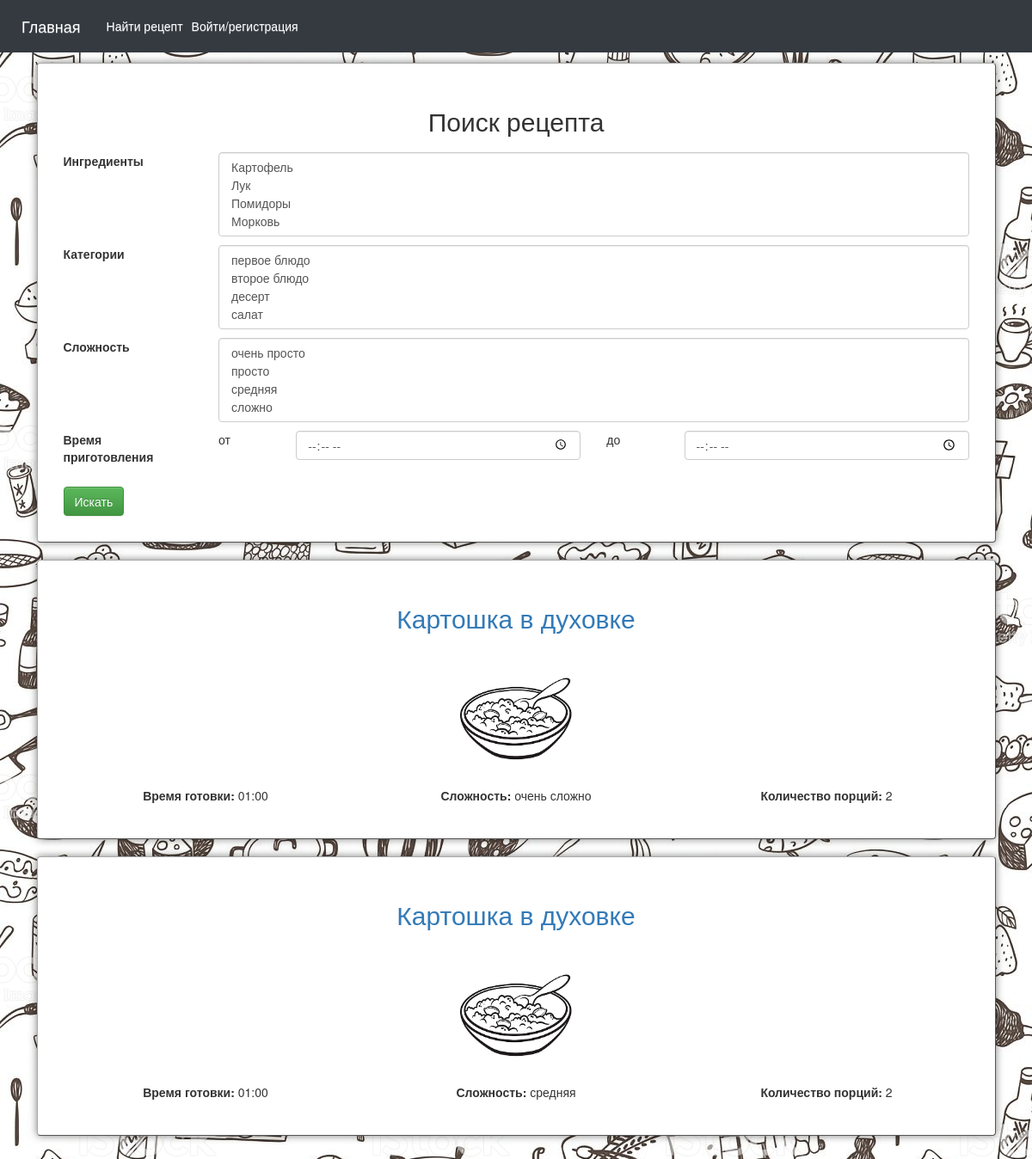
The page /recipes/search_for_recipes on the database as committed earlier.
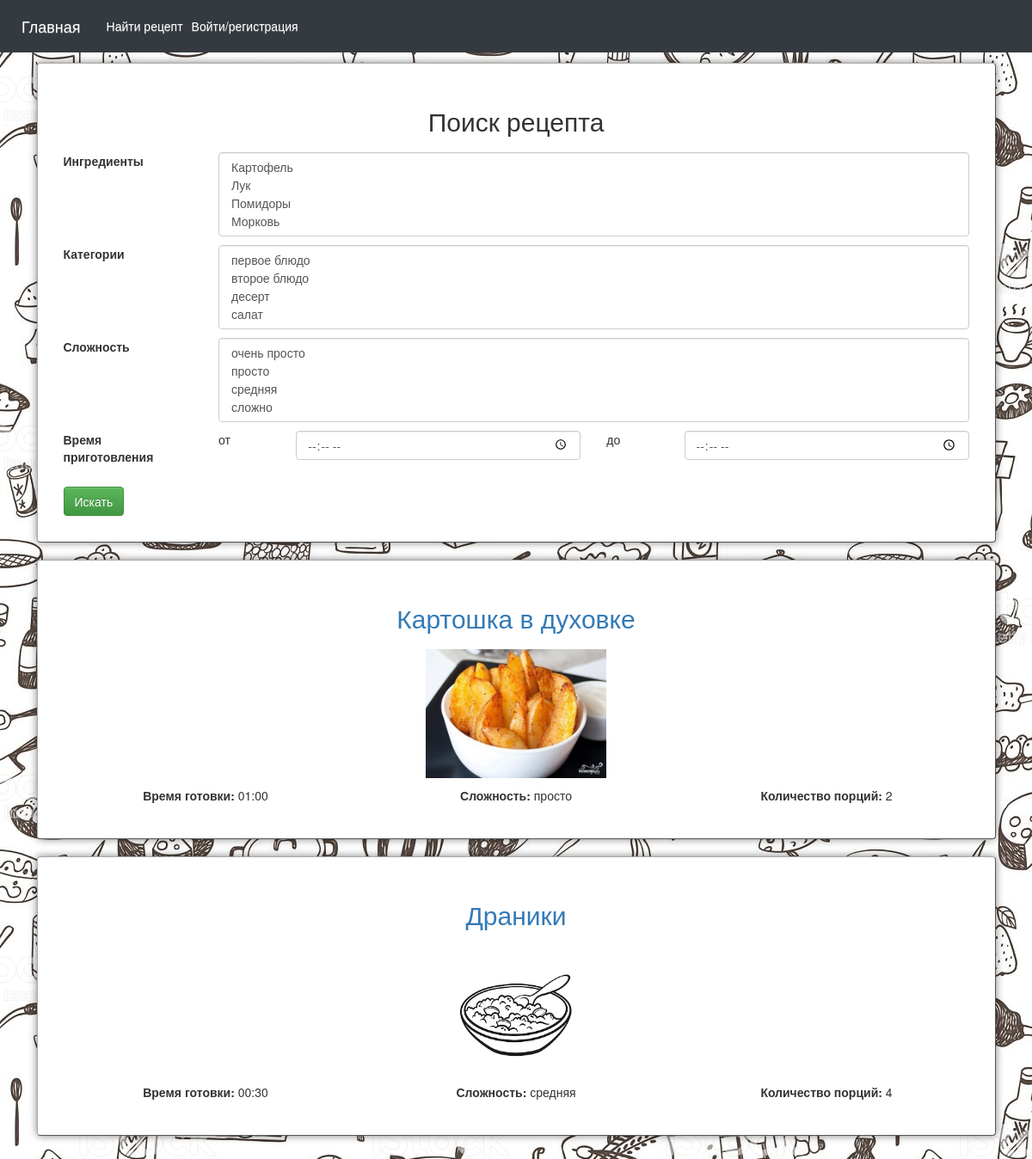
The same page on the database as committed later.
### db_models.py (models this page shows)
class BaseModel(Model):
    class Meta:
        database = db

class Recipes(BaseModel):
    name = TextField()
    create_datetime = DateTimeField(default=dt.now)
    users = ForeignKeyField(Users, backref='user')
    cooking_time = TimeField()
    complexity = ForeignKeyField(Directory, backref='complexity')
    description = TextField()
    number_of_servings = IntegerField()

class Files(BaseModel):
    file_name = TextField()
    users = ForeignKeyField(Users, backref='user', null=True)
    recipes = ForeignKeyField(Recipes, backref='recipe', null=True)
    type_file = CharField()
    size_file = FloatField(null=True)
    creat_datetime = DateTimeField(default=dt.now)

### routes.py (the view)
    def response_wrap(*args, **kwargs):
        res = foo(*args, **kwargs)
        return res if res else render_template_my('errors/page_404.html')

### py_files/recipes.py (called while the page is built)
    def show_search_page(self):
        data = {
            'ingredients': Ingredients.select(),
            'complexity': Tools.get_complexity(),
            'category': Tools.get_category(),
            'recipes': self.get_recipes_list()
        }
        return render_template_my('recipes/search_for_recipes.html', data=data)

### py_files/render_template.py (called while the page is built)
def render_template_my(template, **kwargs):
    kwargs['user_id'] = session.get('user_id', None)
    return render_template(template, **kwargs)

### py_files/tools.py (called while the page is built)
    @staticmethod
    def get_complexity():
        return Directory.select().join(NameDirectory) \
                        .where((NameDirectory.tech_name == 'complexity') | (Directory.is_published is True)).dicts()

    @staticmethod
    def get_category():
        return Directory.select().join(NameDirectory) \
                        .where((NameDirectory.tech_name == 'category') | (Directory.is_published is True)).dicts()

### routes.py (called while the page is built)
def check_response(foo):
    def response_wrap(*args, **kwargs):
        res = foo(*args, **kwargs)
        return res if res else render_template_my('errors/page_404.html')
    return response_wrap

def get_param(commands, index):
    try:
        return commands[index]
    except:
        return None

@blueprint.route('/<path:command>', methods=['GET', 'POST', 'PUT', 'DELETE'])
@check_response
def routes(command):
    try:
        command = command.split("/")
        route = get_param(command, 0)
        param1 = get_param(command, 1)
        param2 = get_param(command, 2)
        if route == 'recipes':
            return Recipes_().view(param1)
        if route == 'user':
            return User().view(param1)
        else:
            return render_template_my('errors/page_404.html')
    except Exception as ex:
        print(ex)

### app/templates/recipes/search_for_recipes.html (shortened to what this page needs)
{% extends "base.html" %}
{% block body %}
    <div class="panel panel-frames">
        <div class="panel-margin">
            <div class="row">
                <div class="col-xs-12 col-md-12 col-lg-12" style="text-align: center; margin-bottom: 10px;">
                    <h2>Поиск рецепта</h2>
                </div>
            </div>
            <form id="searchRecipesForm">
                <div class="row" style="margin-bottom: 10px;">
                    <label for="ingredients" class="col-xs-12 col-md-2 col-lg-2">Ингредиенты</label>
                    <div class="col-xs-12 col-md-10 col-lg-10">
                        <select id="ingredients" class="selectpicker-ingredients form-control" data-live-search="true" multiple>
                            {% for ingredient in data.ingredients %}
                                <option value="{{ ingredient.id }}">{{ ingredient.name }}</option>
                            {% endfor %}
                        </select>
                    </div>
                </div>
                <div class="row" style="margin-bottom: 10px;">
                    <label for="categories" class="col-xs-12 col-md-2 col-lg-2">Категории</label>
                    <div class="col-xs-12 col-md-10 col-lg-10">
                        <select id="categories" class="selectpicker-categories form-control" data-live-search="true" multiple>
                            {% for category in data.category %}
                                <option value="{{ category.id }}">{{ category.ru_name }}</option>
                            {% endfor %}
                        </select>
                    </div>
                </div>
                <div class="row" style="margin-bottom: 10px;">
                    <label for="complexity" class="col-xs-12 col-md-2 col-lg-2">Сложность</label>
                    <div class="col-xs-12 col-md-10 col-lg-10">
                        <select id="complexity" class="selectpicker-complexity form-control" data-live-search="true" multiple>
                            {% for complexity in data.complexity %}
                                <option value="{{ complexity.id }}">{{ complexity.ru_name }}</option>
                            {% endfor %}
                        </select>
                    </div>
                </div>
                <div class="row" style="margin-bottom: 10px;">
                    <label for="complexity" class="col-xs-12 col-md-2 col-lg-2">Время приготовления</label>
                    <div class="col-xs-12 col-md-1 col-lg-1">
                        от
                    </div>
                    <div class="col-xs-12 col-md-4 col-lg-4">
                        <input type="time" class="form-control" name="from_time">
                    </div>
                    <div class="col-xs-12 col-md-1 col-lg-1">
                        до
                    </div>
                    <div class="col-xs-12 col-md-4 col-lg-4">
                        <input type="time" class="form-control" name="to_time">
                    </div>
                </div>
                <div class="row">
                    <div class="col-xs-12 col-md-12 col-lg-12" style="margin-top: 10px;">
                        <button class="btn btn-success" type="button" id="searchRecipesBtn" onClick="searchRecipes()">
                            Искать
                        </button>
                    </div>
                </div>
            </form>
        </div>
    </div>
    <div id="recipesList">
    {% include 'recipes/recipes_list_for_search.html' %}
    </div>
{% endblock %}

### app/templates/base.html (shortened to what this page needs)
<!DOCTYPE html>
<html lang="ru">
<head>
    <link rel="stylesheet" href="https://stackpath.bootstrapcdn.com/bootstrap/4.4.1/css/bootstrap.min.css"
>
    <link rel="stylesheet" href="https://maxcdn.bootstrapcdn.com/bootstrap/3.3.7/css/bootstrap.min.css"
>
    <link rel="stylesheet" href="https://maxcdn.bootstrapcdn.com/bootstrap/3.3.7/css/bootstrap-theme.min.css"
>
    <link rel="stylesheet"
          href="https://cdn.jsdelivr.net/npm/bootstrap-select@1.13.9/dist/css/bootstrap-select.min.css">
    <link rel="stylesheet" href="https://jqueryvalidation.org/files/demo/site-demos.css">
    <link rel="stylesheet" href="{{ url_for('static', filename='build/font-awesome/css/font-awesome.min.css') }}"/>
    <link rel="stylesheet" href="{{ url_for('static', filename='css/main.css') }}">
</head>
<body background="{{ url_for('static', filename='images/base.jpg') }}">
<nav class="navbar navbar-fixed-top navbar-expand-lg navbar-dark bg-dark">
    <a class="navbar-brand" href="../">Главная</a>
    <div class="collapse navbar-collapse" id="navbarSupportedContent">
        <ul class="navbar-nav mr-auto">
            <li class="nav-item active">
                <a class="nav-link" href="/recipes/search_for_recipes">Найти рецепт</a>
            </li>
            {% if not user_id %}
                <li class="nav-item active">
                    <a class="nav-link" href="/user/login">Войти/регистрация</a>
                </li>
            {% endif %}
        </ul>
    </div>
</nav>
<div class="container" style="padding: 1.25rem 1.25rem; margin-top: 60px;">
    {% block body %}{% endblock %}
</div>
</body>
</html>

### app/templates/recipes/recipes_list_for_search.html
{% for recipe in data.recipes %}
    <div class="panel panel-frames">
        <div class="panel-margin">
            <div class="row">
                <div class="col-xs-12 col-md-12 col-lg-12" style="text-align: center; margin-bottom: 10px;">
                    <h2><a target="_blank" href="../recipes/show_recipe?id={{ recipe.id }}">{{ recipe.name }}</a>
                    </h2>
                </div>
                <div class="col-xs-12 col-md-12 col-lg-12" style="text-align: center; margin-bottom: 10px;">
                    {% if not recipe.file_name %}
                        <img src="{{ url_for('static', filename='images/eda.jpg') }}" alt="фото" width="150"
                             height="150" class="img-max-width">
                    {% else %}
                        <img src="{{ url_for('static', filename='images/recipe_img/{}/{}.{}'.format(recipe.user, recipe.file_name, recipe.type_file) ) }}"
                             alt="фото" height="150" class="img-max-width">
                    {% endif %}
                </div>
                <div class="col-xs-12 col-md-4 col-lg-4" style="text-align: center; margin-bottom: 10px;">
                    <b>Время готовки:</b> {{ recipe.cooking_time.strftime('%H:%M') }}
                </div>
                <div class="col-xs-12 col-md-4 col-lg-4" style="text-align: center; margin-bottom: 10px;">
                    <b>Сложность:</b> {{ recipe.complexity }}
                </div>
                <div class="col-xs-12 col-md-4 col-lg-4" style="text-align: center; margin-bottom: 10px;">
                    <b>Количество порций:</b> {{ recipe.number_of_servings }}
                </div>
            </div>
        </div>
    </div>
{% endfor %}

### app/static/css/main.css (style rules this page uses)
.panel-margin { margin: 30px; }
.panel-frames { border-color: darkgrey; border-style: outset; box-shadow: 0 0 10px rgba(0,0,0,0.5); }
.img-max-width { max-width: 100%; }

Rows that differ between the two databases and show on the page:
no longer on this page (row edited): Recipes: name "Картошка в духовке", cooking_time "01:00", complexity "очень сложно", number_of_servings "2"
added Files: name "Картошка в духовке", cooking_time "01:00", complexity "просто", number_of_servings "2"
changed Recipes: name "Картошка в духовке" → "Драники"; cooking_time "01:00" → "00:30"; number_of_servings "2" → "4"
